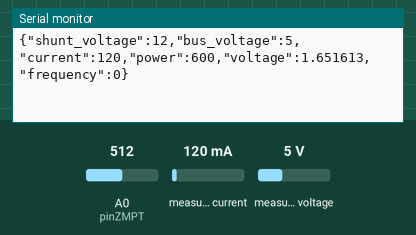
This sketch was run on a simulated ESP8266 (NodeMCU). On the bench: the last lines printed to the serial monitor. Inputs (shaded band) come from the test bench; at power-on: measured current 120 mA, A0 (pinZMPT) = 512, measured voltage 5 V. WiFi joins after 1.5 s; servers stay silent unless stated; no MQTT or app messages arrive unless stated.

Above: at 2.7 s.
2.8 s: measured current set to 40 mA
At 4.1 s:
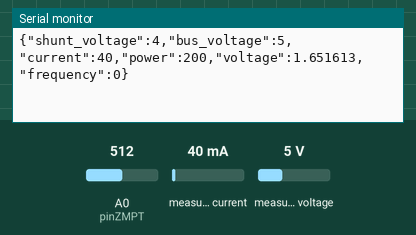
4.3 s: A0 (pinZMPT) set to 716
At 5.4 s:
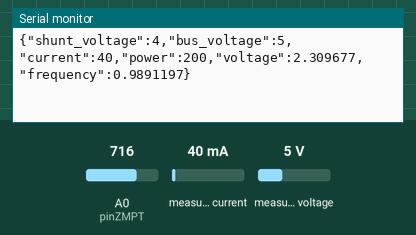
5.8 s: measured voltage set to 0.3 V
At 7.1 s:
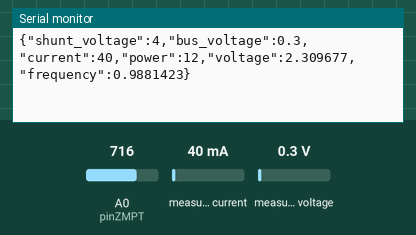
7.3 s: A0 (pinZMPT) set to 900
At 8.1 s:
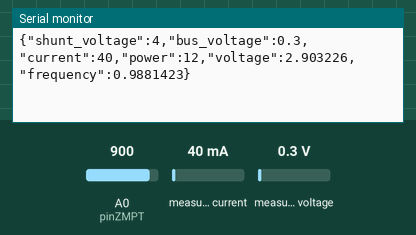
8.8 s: measured current set to 500 mA
At 8.8 s:
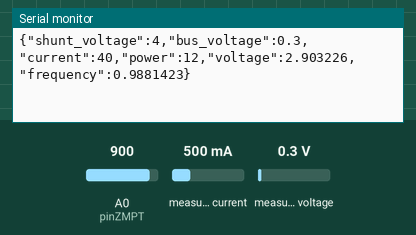
Timing chart, 0 to 11.3 s (numbered marks = the images above; inputs shaded):
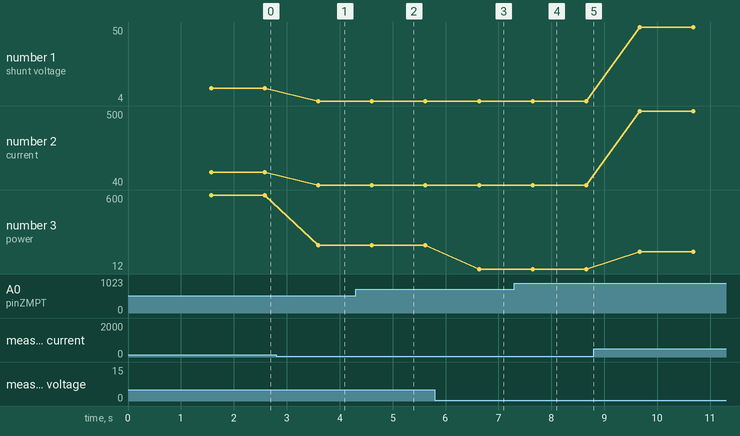

Measured:
- after the input at 2.8 s, the serial monitor: prints a new line after 0.80 s (image 1)
- after the input at 4.3 s, the serial monitor: prints a new line after 0.31 s (image 2)
- after the input at 5.8 s, the serial monitor: prints a new line after 0.83 s (image 3)
- after the input at 7.3 s, the serial monitor: prints a new line after 0.35 s (image 4)
- plotted number 1: 12 → 4 after the input at 2.8 s, 4 → 50 after the input at 8.8 s
- plotted number 2: 120 → 40 after the input at 2.8 s, 40 → 500 after the input at 8.8 s
- plotted number 3: 600 → 200 after the input at 2.8 s, 200 → 12 after the input at 5.8 s, 12 → 150 after the input at 8.8 s

The sketch:

8JULI_SENSOR.ino
```cpp
#include <Wire.h>
#include <Adafruit_INA219.h>
#include <ESP8266WiFi.h>
#include <PubSubClient.h>
#include <ArduinoJson.h>

// WiFi credentials
const char* ssid = "";
const char* password = "";

// MQTT broker information
const char* mqtt_server = "broker.emqx.io";
const int mqtt_port = 1883;
const char* mqtt_username = "";
const char* mqtt_password = "";
const char* mqtt_client_id = "esp8266_client";

// MQTT topic
const char* mqtt_topic = "/data";

WiFiClient espClient;
PubSubClient client(espClient);

// Configuration for the INA219 sensor
Adafruit_INA219 ina219;

// Pin for the ZMPT101B sensor
const int pinZMPT = A0;

// Variables for frequency measurement
unsigned long previousMillis = 0;
unsigned long interval = 1000; // Interval in milliseconds
unsigned long pulseCount = 0;
unsigned long lastPulseCount = 0;
float frequency = 0;

void setup_wifi() {
  delay(10);
  Serial.println();
  Serial.print("Connecting to ");
  Serial.println(ssid);

  WiFi.begin(ssid, password);

  while (WiFi.status() != WL_CONNECTED) {
    delay(500);
    Serial.print(".");
  }

  Serial.println("");
  Serial.println("WiFi connected");
  Serial.println("IP address: ");
  Serial.println(WiFi.localIP());
}

void reconnect() {
  // Loop until we're reconnected
  while (!client.connected()) {
    Serial.print("Attempting MQTT connection...");
    // Attempt to connect
    if (client.connect(mqtt_client_id, mqtt_username, mqtt_password)) {
      Serial.println("connected");
    } else {
      Serial.print("failed, rc=");
      Serial.print(client.state());
      Serial.println(" try again in 5 seconds");
      // Wait 5 seconds before retrying
      delay(5000);
    }
  }
}

void setup() {
  Serial.begin(115200);
  setup_wifi();
  client.setServer(mqtt_server, mqtt_port);

  if (!ina219.begin()) {
    Serial.println("Failed to find INA219 chip");
    while (1) {
      delay(10);
    }
  }
  Serial.println("Measuring INA219 and ZMPT101B...");
}

void loop() {
  if (!client.connected()) {
    reconnect();
  }
  client.loop();

  // Read voltage, current, and power from the INA219 sensor
  float shuntvoltage = ina219.getShuntVoltage_mV();
  float busvoltage = ina219.getBusVoltage_V();
  float current_mA = ina219.getCurrent_mA();
  float power_mW = ina219.getPower_mW();

  // Read voltage from the ZMPT101B sensor
  int sensorValue = analogRead(pinZMPT);
  float voltage = sensorValue * (3.3 / 1023.0); // Adjust voltage calculation for 3.3V reference

  // Measure frequency
  unsigned long currentMillis = millis();
  if (analogRead(pinZMPT) > 512) { // Detect zero-crossing
    pulseCount++;
  }
  if (currentMillis - previousMillis >= interval) {
    frequency = (pulseCount - lastPulseCount) * 1000.0 / (currentMillis - previousMillis);
    lastPulseCount = pulseCount;
    previousMillis = currentMillis;
  }

  // Create JSON payload
  StaticJsonDocument<200> jsonDocument;
  jsonDocument["shunt_voltage"] = shuntvoltage;
  jsonDocument["bus_voltage"] = busvoltage;
  jsonDocument["current"] = current_mA;
  jsonDocument["power"] = power_mW;
  jsonDocument["voltage"] = voltage;
  jsonDocument["frequency"] = frequency;

  // Convert JSON to string
  char buffer[512];
  serializeJson(jsonDocument, buffer);

  // Publish JSON payload to MQTT topic
  client.publish(mqtt_topic, buffer);

  // Print data to Serial Monitor
  Serial.println(buffer);

  delay(1000); // Read interval
}
```
